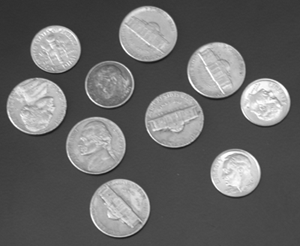
%> input picture Matlab/pratice/20191113/coins.png, 300 x 246 px
$ octave watershed_Coin.m   (GNU Octave 9; MATLAB toolbox functions it lacks are replaced by stand-ins)
%> lines starting %> are read from the running program, lines starting %| are printed output that depends on the picture; in (x1, y1, x2, y2) boxes, pixels count from 0 and x2, y2 are one past the last pixel; in counts of white or black regions, pixels touching at a corner belong together; the program's own positions count from 1
close all;clear all;
x=imread('coins.png');
%> x is the input picture: size 246x300 uint8; min 23, max 255, mean 103
[m,n]=size(x);
%> m = 246; n = 300
xdb=double(x);
figure;imshow(xdb/255)

%利用sobel算子計算梯度影像
hy = fspecial('sobel');
hx = hy';
Iy = imfilter(xdb, hy, 'replicate');
Ix = imfilter(xdb, hx, 'replicate');
hy
[Ix, Iy]=gradient(xdb);%重要
figure;mesh(Iy)
figure;quiver(Ix, Iy)
%> after `quiver(Ix, Iy)`:
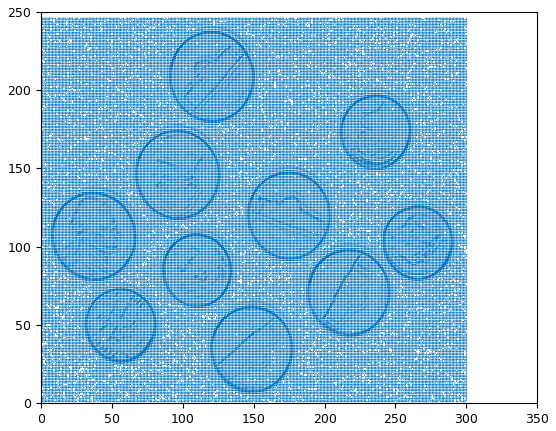
%> figure redrawn from the program's plot data; highest point at x = 37.99, y = 246
gradmag = sqrt(Ix.^2 + Iy.^2);
figure;imshow(gradmag,[])
%figure; contour(xdb), hold on, quiver(Ix, Iy), hold off

%Otsu切割前景 -> 侵蝕 -> 骨架化
level = graythresh(x);
%> level = 0.494
plabel = im2bw(x,level);
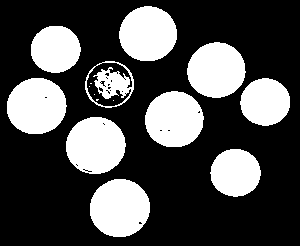
%> plabel: size 246x300 logical; 30.2% white; 15 white regions (5 under 20 px), largest, box (x1, y1, x2, y2) and area: (90, 179, 150, 237) 2748, (66, 117, 126, 174) 2667, (7, 78, 67, 134) 2649
figure;imshow(plabel)
plabel1 = imfill(plabel,'holes');%洞補起來
%> plabel1: size 246x300 logical; 31.4% white; 10 white regions, largest, box (x1, y1, x2, y2) and area: (90, 179, 150, 237) 2753, (66, 117, 126, 174) 2680, (7, 78, 67, 134) 2651

%% ## 前景骨架化區域
plabel2=imerode(plabel1, ones(10));%3,5,7,9,11會比較好
%> plabel2: size 246x300 logical; 19.3% white; 10 white regions, largest, box (x1, y1, x2, y2) and area: (94, 183, 145, 232) 1772, (70, 121, 120, 169) 1713, (11, 82, 61, 129) 1695
%plabel2=imerode(plabel1, ones(31));

plabel3=bwmorph(plabel2,'skel',Inf);
%> plabel3: size 246x300 logical; 1% white in thin lines or dots, all inside (x1, y1, x2, y2) = (12, 14, 280, 231)
figure;imshow(plabel3),title('骨架化前景')

%%背景標記 -> 侵蝕 -> 骨架化
back=1-plabel1;
back1=imerode(back,ones(3));
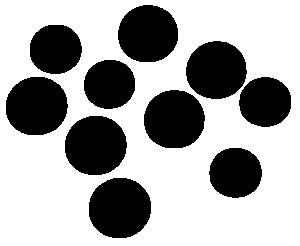
%> back1: size 246x300 double; values 0 (black) and 1 (white), 65.6% white; 10 black regions, largest, box (x1, y1, x2, y2) and area: (89, 178, 151, 238) 2993, (65, 116, 127, 175) 2918, (6, 77, 68, 135) 2887
back2=bwmorph(back1,'skel',Inf);
%> back2: size 246x300 logical; 2.9% white in thin lines or dots
figure;imshow(back2),title('骨架化背景')

%前後景標記物作為分水嶺起始點
figure;imshow(plabel3|back2)

%% ## 切割 原圖/梯度影像
%gradmag2 = imimposemin(xdb, plabel3|back2);
gradmag2 = imimposemin(gradmag, plabel3|back2);
figure;imshow(gradmag2)
%> after `imshow(gradmag2)`:
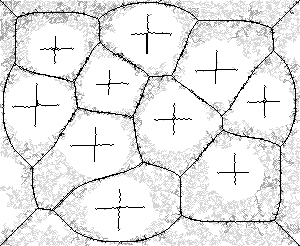
%> displayed picture: size 246x300, on the screen's scale of 0 to 255; min 0, max 255, mean 230.9
L2 = watershed(gradmag2);
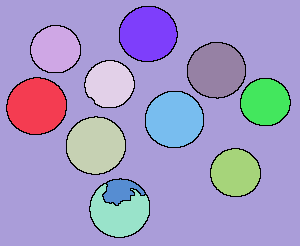
%> L2: size 246x300 uint8; 13 distinct labels, from 0 to 12; one colour per label, 0 black

rgb=label2rgb(L2);
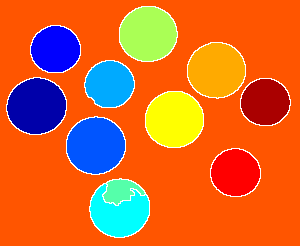
%> rgb: size 246x300x3 uint8; mean R, G, B 212.4, 103.1, 45.5
figure;imshow(rgb)

XX=L2==0;
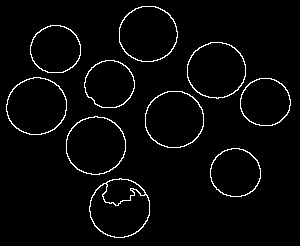
%> XX: size 246x300 logical; 3.1% white in thin lines or dots, all inside (x1, y1, x2, y2) = (6, 6, 291, 238)
figure;imshow(XX),title('分水嶺線')
